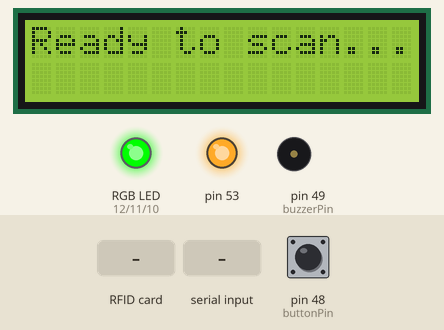
Simulated run of this sketch. Board: Arduino Mega 2560, built with avr-gcc and run on an emulated ATmega2560. On the bench: 16×2 character LCD, an RGB LED mixed from three pins (HIGH = lit), output pins drawn as LEDs (lit = HIGH), buzzer (waves = sounding). Inputs (shaded band) come from the test bench; at power-on: pin 48 (buttonPin) HIGH.

Above: at 1.3 s.
1.4 s: RFID card 4A 5C E2 17 held to the reader
At 1.8 s:
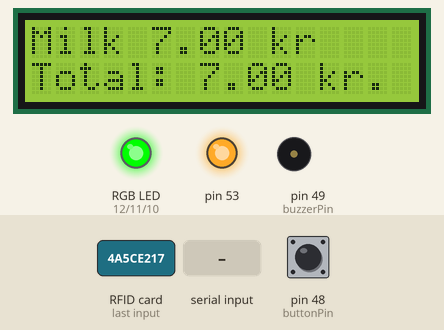
4.4 s: pin 48 (buttonPin) pulled LOW for 0.15 s
At 5.4 s:
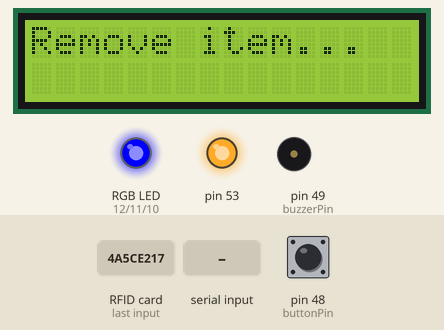
7.5 s: RFID card 3A 64 D2 12 held to the reader
At 8.4 s:
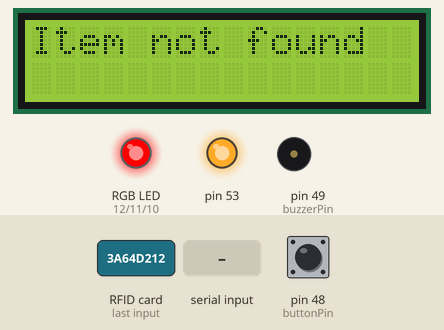
10.5 s: "Budget:\n" received over the second serial link
At 11.7 s:
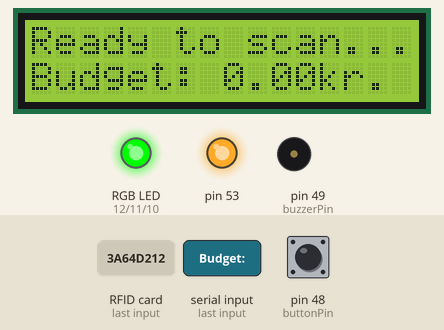
12.0 s: RFID card 92 9A 84 51 held to the reader
At 13.0 s:
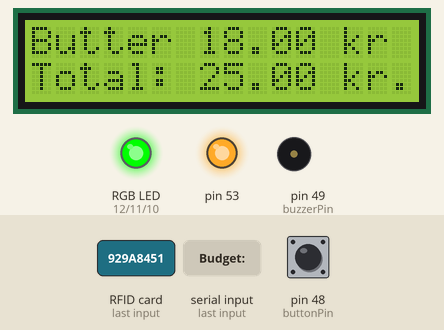
15.0 s: RFID card 5E 7A 19 C4 held to the reader
At 15.8 s:
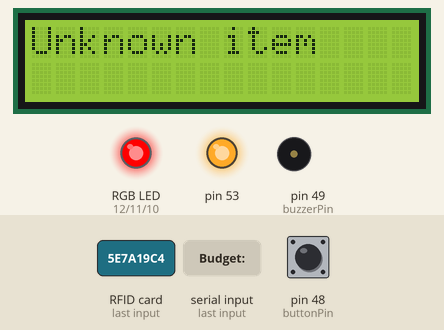
Timing chart, 0 to 18.6 s (numbered marks = the images above; inputs shaded):
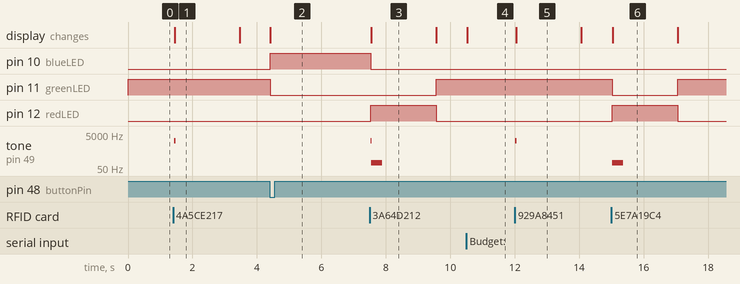

Measured:
- after the input at 1.4 s, tone on pin 49 (buzzerPin): silent → 2000 Hz at once, → silent 0.05 s later; the display: changes after 0.05 s (image 1)
- after the input at 4.4 s, pin 10 (blueLED): LOW → HIGH at once; pin 11 (greenLED): HIGH → LOW at once; the display: changes at once (image 2)
- after the input at 7.5 s, pin 10 (blueLED): HIGH → LOW after 0.03 s instead of 1.9 s; pin 12 (redLED): LOW → HIGH at once, → LOW 2.0 s later; tone on pin 49 (buzzerPin): silent → 2000 Hz at once, → 100 Hz 0.01 s later, → silent 0.35 s later; the display: changes at once (image 3)
- after the input at 10.5 s, the display: changes at once (image 4)
- after the input at 12.0 s, tone on pin 49 (buzzerPin): silent → 2000 Hz at once, → silent 0.05 s later; the display: changes after 0.05 s (image 5)
- after the input at 15.0 s, pin 11 (greenLED): HIGH → LOW at once, → HIGH 2.0 s later; pin 12 (redLED): LOW → HIGH at once, → LOW 2.0 s later; tone on pin 49 (buzzerPin): silent → 100 Hz at once, → silent 0.35 s later; the display: changes at once (image 6)
- what the display in image 1 shows lasts 2.0 s, from 1.5 s to 3.5 s

The sketch:

BudgetBasket_ATMEGA_V1.ino
```cpp
/**
 * @file BudgetBasket_ATMEGA_V1.ino
 *
 * Purpose:
 * This program utilizes an Arduino ATmega2560 to create a retail item scanning system, leveraging RFID technology for item detection and I2C for display communications. The system aims to enhance the shopping experience by providing immediate feedback on product information and pricing, managing shopping lists, and handling budgets interactively.
 *
 * Description:
 * - **RFID Interaction**: Utilizes the MFRC522 RFID reader for scanning items, where each item is associated with a unique tag.
 * - **Display Interface**: Employs a 16x2 I2C LCD display to show item details, total price, and budget information in real-time.
 * - **Communication**: Establishes a serial communication link with an ESP8266 module to send and receive data relevant to the shopping session, including budget constraints and item lists.
 * - **User Input**: Includes a push button to toggle between item addition and removal modes, enhancing user control.
 * - **Auditory Feedback**: Integrates a passive buzzer to provide sound notifications during item scanning and error indications.
 * - **Visual Feedback**: Utilizes RGB LEDs to give visual cues about the system status, such as low budget warnings or errors.
 *
 * Implementation:
 * - The setup function initializes all connected hardware components, sets pin modes, and prepares the system for operation.
 * - The main loop handles incoming serial data from the ESP module, processes RFID scans, updates the LCD display, and manages user inputs through the button.
 * - Additional functions are defined for adding and removing items from the shopping list, updating the total price, sending data to the ESP, and managing LED and buzzer outputs based on system events.
 *
 * Note:
 * The code is designed for expandability and can be easily adapted to include more items, enhanced user interfaces, or additional hardware components.
 *
 * Authors: Vahe Petrosian
 *          Sverre Riis Rasmussen
 *          Jamie Tan
 *          Anna Christensen Mathiassen
 *          Anna Haarsaker Olaussen
 *
 * Date:    May 9, 2024
 */


// Serial Peripheral Interface communication protocol
#include <SPI.h>
// Library for RFID reader
#include <MFRC522.h>
// Library for LCD display
#include <LiquidCrystal_I2C.h>

#define RST_PIN         8
#define SS_PIN          9
#define ESP_SERIAL      Serial1  // Serial1 on pins 18 (TX) and 19 (RX)

MFRC522 mfrc522(SS_PIN, RST_PIN);
LiquidCrystal_I2C lcd(0x27, 16, 2);

// Item Names and Prices
const String itemNames[] = {"Milk", "Egg", "Butter", "Chocolate"};
const float itemPrices[] = {7.0, 25.0, 18.0, 20.0};

// RFID tag ID's
const byte itemUIDs[][4] = {{0x4A, 0x5C, 0xE2, 0x17}, {0x3A, 0x64, 0xD2, 0x12}, {0x92, 0x9A, 0x84, 0x51}, {0x60, 0x62, 0x9D, 0x55}};

// Variables for handling data
const int numItems = 4;
int itemCounts[numItems] = {0};
float totalPrice = 0.0;
String incomingData;
float budget;
bool inRemoveMode = false;
unsigned long buttonPressedTime = 0;

// Hardware setup
int buzzerPin = 49;
int redLED = 12;
int greenLED = 11;
int blueLED = 10;
int buttonPin = 48;

// Constants used for Dart Vader melody
const int c = 261;
const int d = 294;
const int e = 329;
const int f = 349;
const int g = 391;
const int gS = 415;
const int a = 440;
const int aS = 455;
const int b = 466;
const int cH = 523;
const int cSH = 554;
const int dH = 587;
const int dSH = 622;
const int eH = 659;
const int fH = 698;
const int fSH = 740;
const int gH = 784;
const int gSH = 830;
const int aH = 880;

int counter = 0;

// Hardware setups
void setup() {
    // Buzzer, led and button
    pinMode(buzzerPin, OUTPUT);
    pinMode(redLED, OUTPUT);
    pinMode(greenLED, OUTPUT);
    pinMode(blueLED, OUTPUT);
    pinMode(buttonPin, INPUT_PULLUP);
    setLEDColor(0, 255, 0);

    // Serial connections RFID and LCD
    ESP_SERIAL.begin(9600);
    Serial.begin(9600);
    SPI.begin();
    mfrc522.PCD_Init();
    lcd.init();
    lcd.backlight();
    lcd.begin(16, 2); // set up the LCD's number of columns and rows:
    lcd.print("Ready to scan...");
}

// Loop for reading data from ESP and setting mode (standard, low budget and no budget)
void loop() {
    checkButton();
    if (ESP_SERIAL.available() > 0) {
        incomingData = ESP_SERIAL.readStringUntil('\n'); // Read the string up to newline
        incomingData.trim(); // Remove any whitespace or newline characters
        if (incomingData.startsWith("Budget:")) {
            budget = incomingData.substring(7).toFloat(); // Parse budget value
            lcd.setCursor(0, 1);
            lcd.print("Budget: ");
            lcd.print(String(budget, 2) + "kr.");
        } else if (incomingData == "LowBudget") {
            setLEDColor(100, 20, 0);  // Set LED to yellowish color for low budget warning
        } else if (incomingData == "NoBudget") {
            firstSection();
            setLEDColor(255, 0, 0);  // Set LED to red color for no budget warning
        }
    }

    // Handling RFID tags and LCD display
    // Check if card is present and read the card
    if (mfrc522.PICC_IsNewCardPresent() && mfrc522.PICC_ReadCardSerial()) {
        lcd.clear();
        // Handle the UID data
        byte *id = mfrc522.uid.uidByte;
        processCard(id);
        delay(2000);  // Delay to allow reading display before clearing
        showReadyScreen();
    }
}

// Function for handling items (tags)
void processCard(byte *id) {
    int index = identifyItem(id);
    if (index != -1) {
        makeScanSound();  // Sound for a successful scan
        if (inRemoveMode) {
            removeItem(index);
        } else {
            addItem(index);
        }
    } else {
        makeErrorSound();  // Error sound for unrecognized card
        setLEDColor(255, 0, 0); // LED goes red when error
        lcd.setCursor(0, 0);
        lcd.print("Unknown item");
    }
}

// Function for adding items to the list
void addItem(int index) {
    itemCounts[index]++;
    updateTotal();
    displayItem(itemNames[index], String(itemPrices[index]) + " kr");
    sendStatusToESP();
}

// Function for removing items from the list
void removeItem(int index) {
    if (itemCounts[index] > 0) {
        itemCounts[index]--;
        updateTotal();
        displayItem(itemNames[index], "Removed");
        sendStatusToESP();
    } else {
        setLEDColor(255, 0, 0); // LED goes red if trying to remove item that is not on the list yet.
        lcd.print("Item not found");
        makeErrorSound();  // Error sound if the item to remove was not found
    }
    inRemoveMode = false;
}

// Updating total price when adding or removing items
void updateTotal() {
    totalPrice = 0.0;
    for (int i = 0; i < numItems; i++) {
        totalPrice += itemPrices[i] * itemCounts[i];
    }
}

// Send updated price to the ESP
void sendStatusToESP() {
    String data = "Update:";  // Prefix to identify the message purpose
    for (int i = 0; i < numItems; i++) {
        if (itemCounts[i] > 0) {
            data += itemNames[i] + "," + String(itemCounts[i]) + ";";
        }
    }
    data += "Total," + String(totalPrice);
    ESP_SERIAL.println(data);
}

// Display items on the LCD
void displayItem(const String& item, const String& action) {
    lcd.setCursor(0, 0);
    lcd.print(item + " " + action);
    lcd.setCursor(0, 1);
    lcd.print("Total: " + String(totalPrice) + " kr.");
}

// Ready to scan mode displayed on the LCD
void showReadyScreen() {
    lcd.clear();
    lcd.setCursor(0, 0);
    lcd.print("Ready to scan...");
    setLEDColor(0, 255, 0);
}

// Identifying items
int identifyItem(byte *id) {
    for (int i = 0; i < numItems; i++) {
        bool match = true;
        for (int j = 0; j < 4; j++) {
            if (id[j] != itemUIDs[i][j]) {
                match = false;
                break;
            }
        }
        if (match) return i;
    }
    return -1; // Not found
}

// Write LED colors to the diode
void setLEDColor(int red, int green, int blue) {
    analogWrite(redLED, red);
    analogWrite(greenLED, green);
    analogWrite(blueLED, blue);
}

// Scanning sound when scanning RFID tags
void makeScanSound() {
    tone(buzzerPin, 2000, 50); // Beep for 50 ms
}

// Error sound buzzer
void makeErrorSound() {
    tone(buzzerPin, 100, 350); // Error sound for 350 ms
}

// Button configuration
void checkButton() {
    if (digitalRead(buttonPin) == LOW) {
        if (!inRemoveMode) {  // Button pressed, not already in remove mode
            inRemoveMode = true;
            buttonPressedTime = millis();
            lcd.clear();
            lcd.print("Remove item...");
            setLEDColor(0, 0, 255); // Set LED to yellow
        }
    }

    // Stay in remove mode for 5 seconds and go back to ready mode if nothing is scanned
    if (inRemoveMode) {
        if (millis() - buttonPressedTime > 5000) {
            inRemoveMode = false;
            showReadyScreen();
        }
    }
}

// LED sequence for Darth Vader melody
void beep(int note, int duration) {
  tone(buzzerPin, note, duration);

  if (counter % 3 == 0) {
    digitalWrite(redLED, HIGH);
    delay(duration);
    digitalWrite(redLED, LOW);
  } else if (counter % 3 == 1) {
    digitalWrite(greenLED, HIGH);
    delay(duration);
    digitalWrite(greenLED, LOW);
  } else {
    digitalWrite(blueLED, HIGH);
    delay(duration);
    digitalWrite(blueLED, LOW);
  }

  noTone(buzzerPin);
  delay(50);
  counter++;
}

// First section of Dart Vader melody
void firstSection() {
  beep(a, 500);
  beep(a, 500);
  beep(a, 500);
  beep(f, 350);
  beep(cH, 150);
  beep(a, 500);
  beep(f, 350);
  beep(cH, 150);
  beep(a, 650);

  delay(500);

  beep(eH, 500);
  beep(eH, 500);
  beep(eH, 500);
  beep(fH, 350);
  beep(cH, 150);
  beep(gS, 500);
  beep(f, 350);
  beep(cH, 150);
  beep(a, 650);

  delay(500);
}

// Second section of Darth Vader melody (not used)
void secondSection() {
  beep(aH, 500);
  beep(a, 300);
  beep(a, 150);
  beep(aH, 500);
  beep(gSH, 325);
  beep(gH, 175);
  beep(fSH, 125);
  beep(fH, 125);
  beep(fSH, 250);

  delay(325);

  beep(aS, 250);
  beep(dSH, 500);
  beep(dH, 325);
  beep(cSH, 175);
  beep(cH, 125);
  beep(b, 125);
  beep(cH, 250);

  delay(350);
}
```
